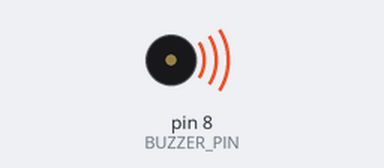
Recording of a sketch running on a simulated Arduino Uno, built with avr-gcc and run on an emulated ATmega328P. Shown: buzzer (waves = sounding, pin HIGH).

Above: at 0.5 s.
Timing chart, 0 to 4.6 s (numbered marks = the images above):
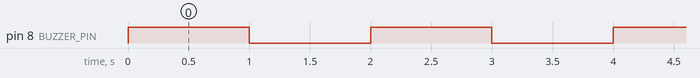

Measured:
- by itself, pin 8 (BUZZER_PIN): alternates HIGH for 1.0 s and LOW for 1.0 s

The sketch:

Buzzer_01_buzzer_attivo.ino
```cpp
// Sketch base per buzzer attivo
const int BUZZER_PIN = 8;  // Pin a cui è collegato il buzzer

void setup() {
  pinMode(BUZZER_PIN, OUTPUT);  // Imposta il pin del buzzer come output
}

void loop() {
  digitalWrite(BUZZER_PIN, HIGH);  // Attiva il buzzer
  delay(1000);                    // Mantieni attivo per 1 secondo
  digitalWrite(BUZZER_PIN, LOW);   // Disattiva il buzzer
  delay(1000);                    // Pausa di 1 secondo
}
```
